Frame 1 (no input): blank canvas, image omitted
Frame 60 (no input): blank canvas, image omitted
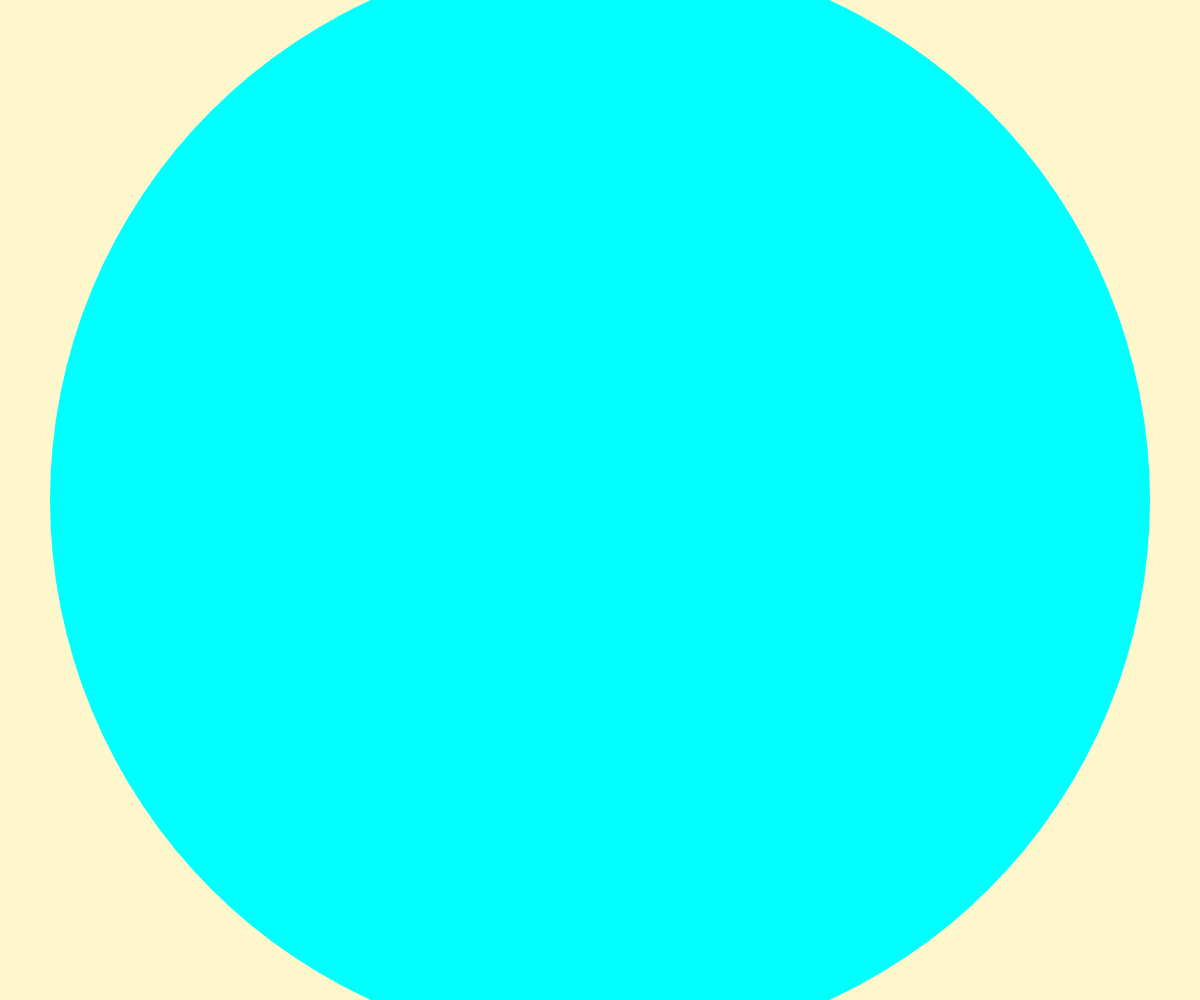
Frame 120 (the mouse pressed at the canvas centre since frame 60)

The p5.js sketch whose frames 1 and 60 were blank and that drew this single picture after the mouse press (run headless with seeded random() and noise() and a simulated clock; from frame 60 on, the mouse is pressed at the canvas centre):

// p5.js sketch
// ── sketch.js


function setup() 
{
  createCanvas (windowWidth, windowHeight);
  colorMode (HSB, 360, 100, 100, 100);

  background(50, 20, 100);
}


function draw() 
{
 
  
  stroke( map (mouseX, 0, width, 0, 360), 100, 100);
  strokeWeight( abs(mouseX-pmouseX) + abs(mouseY-pmouseY));
  point(mouseX, mouseY, pmouseX, pmouseY); 
}


function windowResized() 
{
  resizeCanvas (windowWidth, windowHeight);
}
